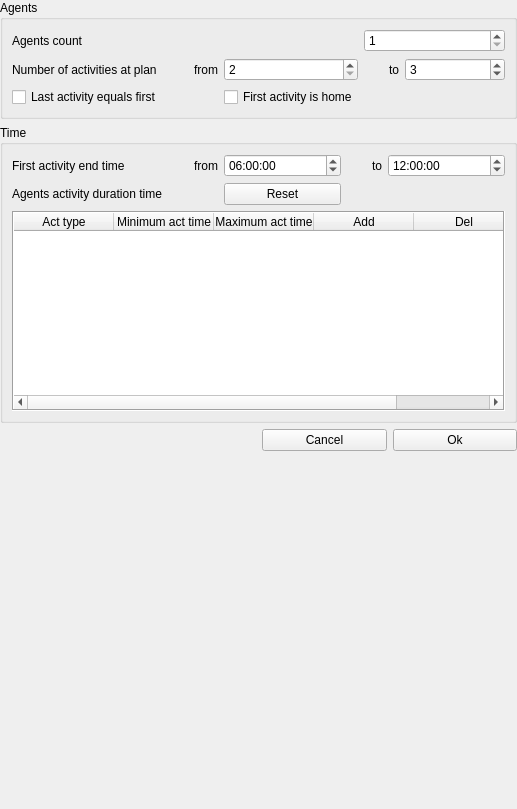
         <widget class="QWidget" name="stackedWidgetPage3">
          <layout class="QGridLayout" name="gridLayout_3">
           <property name="leftMargin">
            <number>0</number>
           </property>
           <property name="topMargin">
            <number>0</number>
           </property>
           <property name="rightMargin">
            <number>0</number>
           </property>
           <property name="bottomMargin">
            <number>0</number>
           </property>
           <item row="4" column="0" colspan="2">
            <spacer name="verticalSpacer_2">
             <property name="orientation">
              <enum>Qt::Vertical</enum>
             </property>
             <property name="sizeHint" stdset="0">
              <size>
               <width>512</width>
               <height>358</height>
              </size>
             </property>
            </spacer>
           </item>
           <item row="3" column="1">
            <layout class="QHBoxLayout" name="horizontalLayout_2">
             <property name="leftMargin">
              <number>0</number>
             </property>
             <property name="topMargin">
              <number>0</number>
             </property>
             <item>
              <widget class="QPushButton" name="pushButton_agentsCancel">
               <property name="text">
                <string>Cancel</string>
               </property>
              </widget>
             </item>
             <item>
              <widget class="QPushButton" name="pushButton_agentsOk">
               <property name="text">
                <string>Ok</string>
               </property>
              </widget>
             </item>
            </layout>
           </item>
           <item row="0" column="0" rowspan="2" colspan="2">
            <widget class="QGroupBox" name="groupBox_5">
             <property name="title">
              <string>Agents</string>
             </property>
             <layout class="QGridLayout" name="gridLayout_12">
              <item row="1" column="3">
               <widget class="QLabel" name="label_16">
                <property name="sizePolicy">
                 <sizepolicy hsizetype="Fixed" vsizetype="Minimum">
                  <horstretch>0</horstretch>
                  <verstretch>0</verstretch>
                 </sizepolicy>
                </property>
                <property name="minimumSize">
                 <size>
                  <width>35</width>
                  <height>0</height>
                 </size>
                </property>
                <property name="text">
                 <string>to</string>
                </property>
                <property name="alignment">
                 <set>Qt::AlignRight|Qt::AlignTrailing|Qt::AlignVCenter</set>
                </property>
               </widget>
              </item>
              <item row="1" column="2">
               <widget class="QSpinBox" name="spinBox_actCountMin">
                <property name="minimumSize">
                 <size>
                  <width>100</width>
                  <height>0</height>
                 </size>
                </property>
                <property name="minimum">
                 <number>2</number>
                </property>
               </widget>
              </item>
              <item row="1" column="0">
               <widget class="QLabel" name="label_14">
                <property name="sizePolicy">
                 <sizepolicy hsizetype="Fixed" vsizetype="Minimum">
                  <horstretch>0</horstretch>
                  <verstretch>0</verstretch>
                 </sizepolicy>
                </property>
                <property name="minimumSize">
                 <size>
                  <width>165</width>
                  <height>0</height>
                 </size>
                </property>
                <property name="text">
                 <string>Number of activities at plan</string>
                </property>
               </widget>
              </item>
              <item row="1" column="4">
               <widget class="QSpinBox" name="spinBox_actCountMax">
                <property name="minimumSize">
                 <size>
                  <width>100</width>
                  <height>0</height>
                 </size>
                </property>
                <property name="minimum">
                 <number>2</number>
                </property>
                <property name="value">
                 <number>3</number>
                </property>
               </widget>
              </item>
              <item row="0" column="3" colspan="2">
               <widget class="QSpinBox" name="spinBox_agentNum">
                <property name="minimumSize">
                 <size>
                  <width>100</width>
                  <height>0</height>
                 </size>
                </property>
                <property name="minimum">
                 <number>1</number>
                </property>
                <property name="maximum">
                 <number>100000</number>
                </property>
               </widget>
              </item>
              <item row="1" column="1">
               <widget class="QLabel" name="label_13">
                <property name="sizePolicy">
                 <sizepolicy hsizetype="Fixed" vsizetype="Minimum">
                  <horstretch>0</horstretch>
                  <verstretch>0</verstretch>
                 </sizepolicy>
                </property>
                <property name="minimumSize">
                 <size>
                  <width>35</width>
                  <height>0</height>
                 </size>
                </property>
                <property name="text">
                 <string>from</string>
                </property>
                <property name="alignment">
                 <set>Qt::AlignRight|Qt::AlignTrailing|Qt::AlignVCenter</set>
                </property>
               </widget>
              </item>
              <item row="0" column="0">
               <widget class="QLabel" name="label_15">
                <property name="sizePolicy">
                 <sizepolicy hsizetype="Fixed" vsizetype="Minimum">
                  <horstretch>0</horstretch>
                  <verstretch>0</verstretch>
                 </sizepolicy>
                </property>
                <property name="minimumSize">
                 <size>
                  <width>165</width>
                  <height>0</height>
                 </size>
                </property>
                <property name="text">
                 <string>Agents count</string>
                </property>
               </widget>
              </item>
              <item row="2" column="0">
               <widget class="QCheckBox" name="checkBox_lastAct">
                <property name="text">
                 <string>Last activity equals first</string>
                </property>
               </widget>
              </item>
              <item row="2" column="2">
               <widget class="QCheckBox" name="checkBox_firstActH">
                <property name="text">
                 <string>First activity is home</string>
                </property>
               </widget>
              </item>
             </layout>
            </widget>
           </item>
           <item row="2" column="0" colspan="2">
            <widget class="QGroupBox" name="groupBox_6">
             <property name="title">
              <string>Time</string>
             </property>
             <layout class="QGridLayout" name="gridLayout_13">
              <item row="0" column="1">
               <widget class="QLabel" name="label_17">
                <property name="sizePolicy">
                 <sizepolicy hsizetype="Fixed" vsizetype="Minimum">
                  <horstretch>0</horstretch>
                  <verstretch>0</verstretch>
                 </sizepolicy>
                </property>
                <property name="minimumSize">
                 <size>
                  <width>35</width>
                  <height>0</height>
                 </size>
                </property>
                <property name="text">
                 <string>from</string>
                </property>
                <property name="alignment">
                 <set>Qt::AlignRight|Qt::AlignTrailing|Qt::AlignVCenter</set>
                </property>
               </widget>
              </item>
              <item row="0" column="2">
               <widget class="QTimeEdit" name="timeEdit_firstActDurMin">
                <property name="minimumTime">
                 <time>
                  <hour>0</hour>
                  <minute>5</minute>
                  <second>0</second>
                 </time>
                </property>
                <property name="time">
                 <time>
                  <hour>6</hour>
                  <minute>0</minute>
                  <second>0</second>
                 </time>
                </property>
               </widget>
              </item>
              <item row="0" column="3">
               <widget class="QLabel" name="label_20">
                <property name="sizePolicy">
                 <sizepolicy hsizetype="Fixed" vsizetype="Minimum">
                  <horstretch>0</horstretch>
                  <verstretch>0</verstretch>
                 </sizepolicy>
                </property>
                <property name="minimumSize">
                 <size>
                  <width>35</width>
                  <height>0</height>
                 </size>
                </property>
                <property name="text">
                 <string>to</string>
                </property>
                <property name="alignment">
                 <set>Qt::AlignRight|Qt::AlignTrailing|Qt::AlignVCenter</set>
                </property>
               </widget>
              </item>
              <item row="1" column="0">
               <widget class="QLabel" name="label_19">
                <property name="sizePolicy">
                 <sizepolicy hsizetype="Fixed" vsizetype="Minimum">
                  <horstretch>0</horstretch>
                  <verstretch>0</verstretch>
                 </sizepolicy>
                </property>
                <property name="minimumSize">
                 <size>
                  <width>165</width>
                  <height>0</height>
                 </size>
                </property>
                <property name="text">
                 <string>Agents activity duration time</string>
                </property>
               </widget>
              </item>
              <item row="2" column="0" colspan="5">
               <widget class="QTableWidget" name="tableWidget_actTime">
                <property name="minimumSize">
                 <size>
                  <width>0</width>
                  <height>200</height>
                 </size>
                </property>
                <property name="frameShape">
                 <enum>QFrame::Box</enum>
                </property>
                <property name="sizeAdjustPolicy">
                 <enum>QAbstractScrollArea::AdjustIgnored</enum>
                </property>
                <property name="showGrid">
                 <bool>true</bool>
                </property>
                <column>
                 <property name="text">
                  <string>Act type</string>
                 </property>
                </column>
                <column>
                 <property name="text">
                  <string>Minimum act time</string>
                 </property>
                </column>
                <column>
                 <property name="text">
                  <string>Maximum act time</string>
                 </property>
                </column>
                <column>
                 <property name="text">
                  <string>Add</string>
                 </property>
                </column>
                <column>
                 <property name="text">
                  <string>Del</string>
                 </property>
                </column>
               </widget>
              </item>
              <item row="0" column="0">
               <widget class="QLabel" name="label_18">
                <property name="sizePolicy">
                 <sizepolicy hsizetype="Fixed" vsizetype="Minimum">
                  <horstretch>0</horstretch>
                  <verstretch>0</verstretch>
                 </sizepolicy>
                </property>
                <property name="minimumSize">
                 <size>
                  <width>165</width>
                  <height>0</height>
                 </size>
                </property>
                <property name="text">
                 <string>First activity end time</string>
                </property>
               </widget>
              </item>
              <item row="0" column="4">
               <widget class="QTimeEdit" name="timeEdit_firstActDurMax">
                <property name="time">
                 <time>
                  <hour>12</hour>
                  <minute>0</minute>
                  <second>0</second>
                 </time>
                </property>
               </widget>
              </item>
              <item row="1" column="2">
               <widget class="QPushButton" name="pushButton_actTimeReset">
                <property name="text">
                 <string>Reset</string>
                </property>
               </widget>
              </item>
             </layout>
            </widget>
           </item>
          </layout>
         </widget>
